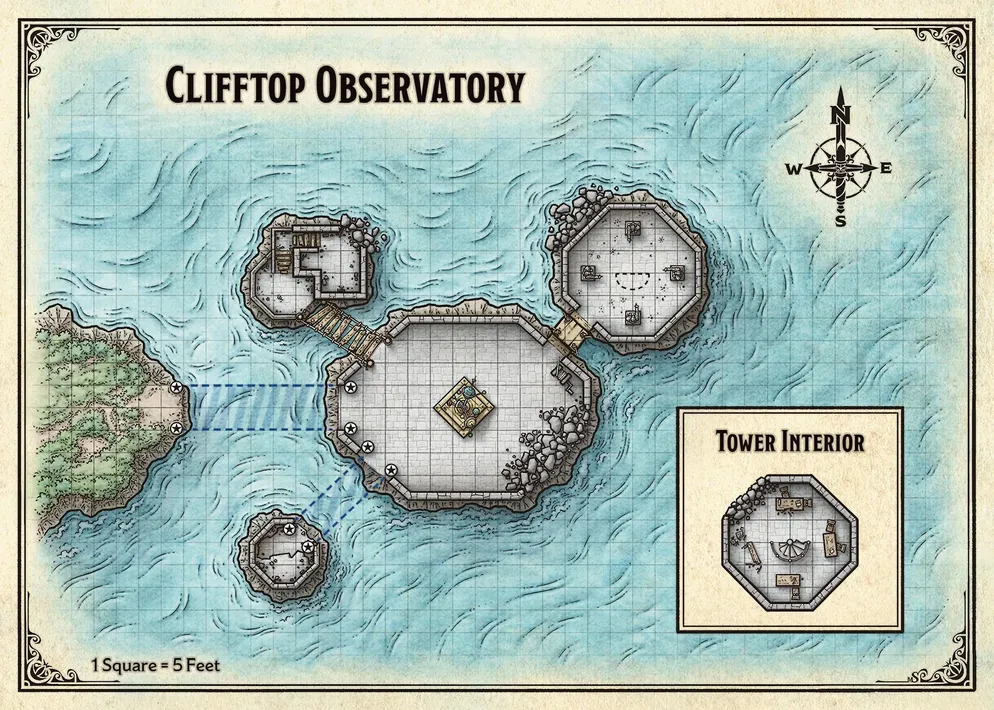
#> input picture grid-detector/map.webp, 994 x 710 px, shrunk from 1700 x 1214 before the run
$ python sobel_axis_edges.py
#> lines starting #> are read from the running program, lines starting #| are printed output that depends on the picture
# /// script
# requires-python = ">=3.9"
# dependencies = ["pillow", "numpy"]
# ///
"""Sobel edge detection, keeping only near-axis-aligned edges."""

from pathlib import Path
import numpy as np
from PIL import Image

INPUT = Path(__file__).parent / "map.webp"
OUTPUT = Path(__file__).parent / "map_sobel_axis.png"
OUTPUT_ALL = Path(__file__).parent / "map_sobel_all.png"
OUTPUT_BINARY = Path(__file__).parent / "map_sobel_axis_binary.png"

ANGLE_TOL_DEG = 5.0
MAG_PERCENTILE = 90


def conv2_same(image: np.ndarray, kernel: np.ndarray) -> np.ndarray:
    kh, kw = kernel.shape
    ph, pw = kh // 2, kw // 2
    padded = np.pad(image, ((ph, ph), (pw, pw)), mode="edge")
    H, W = image.shape
    out = np.zeros((H, W), dtype=np.float64)
    for i in range(kh):
        for j in range(kw):
            out += kernel[i, j] * padded[i : i + H, j : j + W]
    return out


def main() -> None:
    img = Image.open(INPUT).convert("L")
    arr = np.asarray(img, dtype=np.float64)

    Kx = np.array([[-1, 0, 1], [-2, 0, 2], [-1, 0, 1]], dtype=np.float64)
    Ky = np.array([[-1, -2, -1], [0, 0, 0], [1, 2, 1]], dtype=np.float64)

    Gx = conv2_same(arr, Kx)
#> in conv2_same, `padded = np.pad(image, ((ph, ph), (pw, pw)), mode="edge")`:
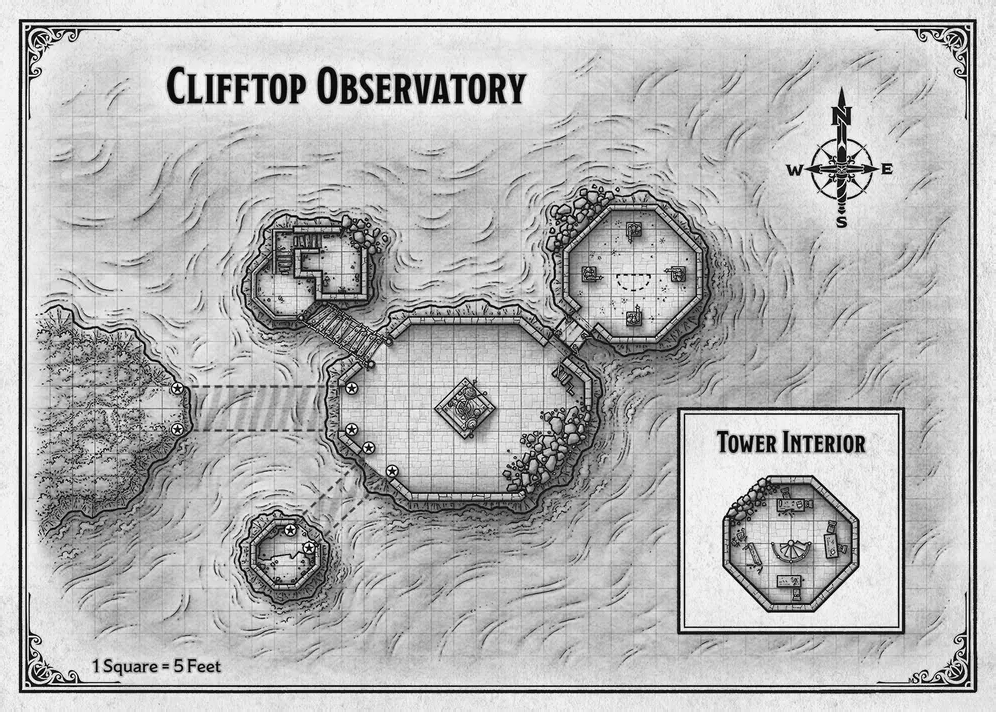
#> padded: shape (712, 996) float64; min 0, max 255, mean 180.7
    Gy = conv2_same(arr, Ky)
#> after the loop in conv2_same (call 2), `for i in range(kh):`:
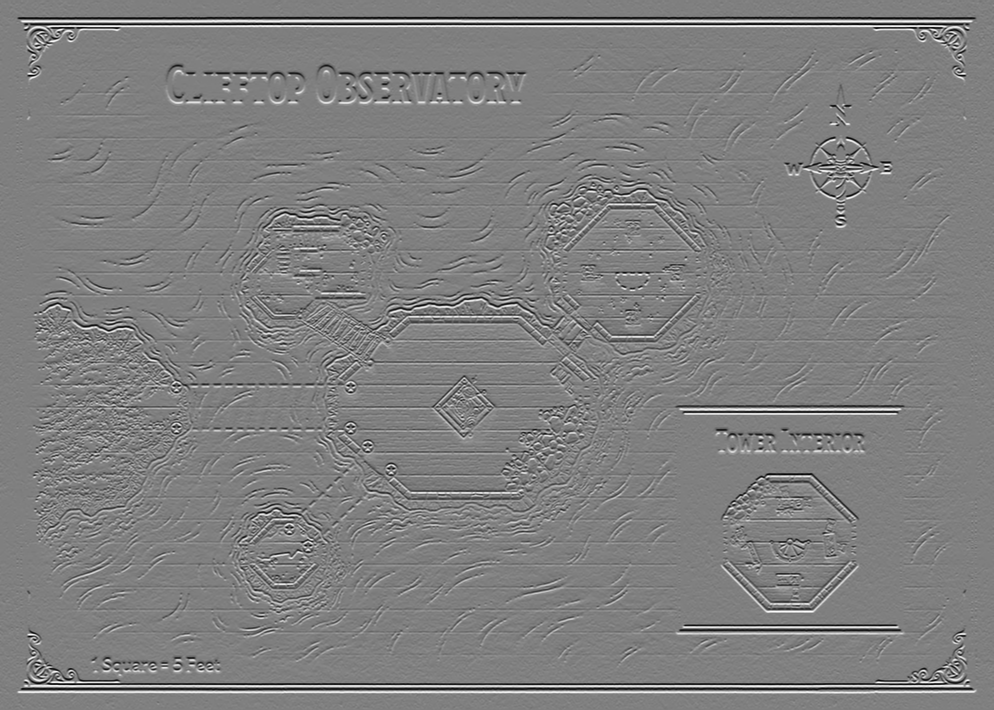
#> out: shape (710, 994) float64; min -993, max 989, mean -0.1; drawn with min black and max white

    magnitude = np.hypot(Gx, Gy)
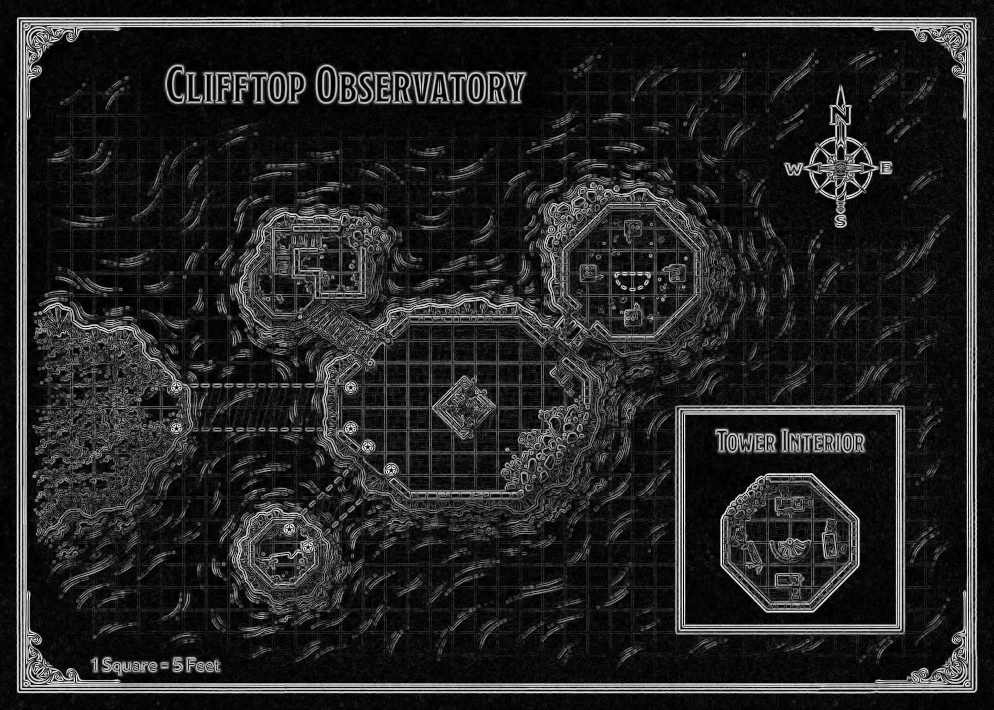
#> magnitude: shape (710, 994) float64; min 0, max 1014.1, mean 145.3; drawn with min black and max white

    mag_max = magnitude.max()
#> mag_max = 1014.1
    if mag_max > 0:
        all_scaled = (magnitude / mag_max * 255.0).clip(0, 255).astype(np.uint8)
    else:
        all_scaled = magnitude.astype(np.uint8)
    Image.fromarray(all_scaled, mode="L").save(OUTPUT_ALL)

    eps = 1e-8
    tol = np.tan(np.deg2rad(ANGLE_TOL_DEG))
    abs_x = np.abs(Gx)
    abs_y = np.abs(Gy)

    vertical_edge = (abs_y / (abs_x + eps)) < tol
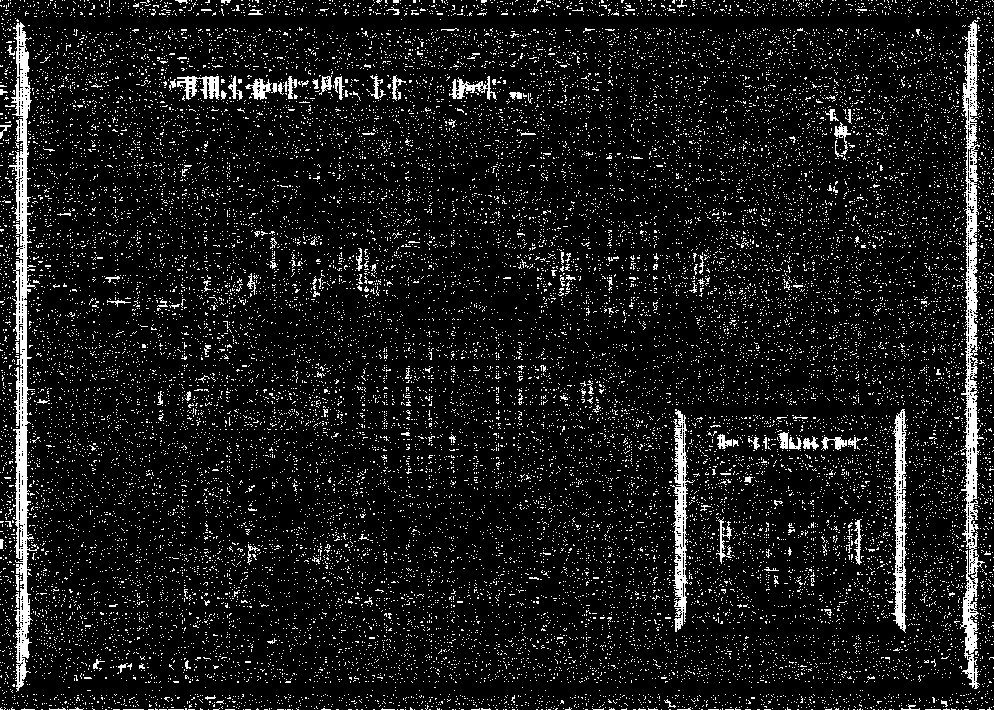
#> vertical_edge: shape (710, 994) bool; 9.5% white in thin lines or dots
    horizontal_edge = (abs_x / (abs_y + eps)) < tol
#> horizontal_edge: shape (710, 994) bool; 10.1% white in thin lines or dots
    axis_aligned = vertical_edge | horizontal_edge
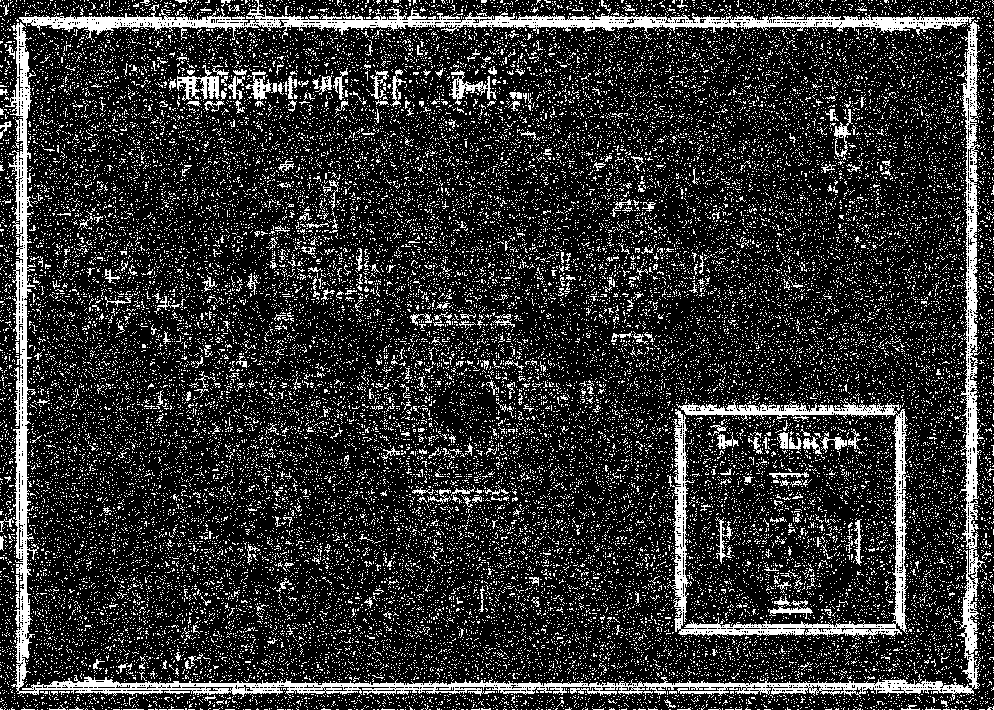
#> axis_aligned: shape (710, 994) bool; 19.2% white in thin lines or dots

    binary = np.where(axis_aligned, 255, 0).astype(np.uint8)
#> binary: shape (710, 994); 19.2% white in thin lines or dots
    Image.fromarray(binary, mode="L").save(OUTPUT_BINARY)

    mag_threshold = np.percentile(magnitude, MAG_PERCENTILE)
#> mag_threshold = 420.2
    strong = magnitude > mag_threshold
#> strong: shape (710, 994) bool; 10% white in thin lines or dots

    keep = axis_aligned & strong
#> keep: shape (710, 994) bool; 5.3% white in thin lines or dots
    filtered = np.where(keep, magnitude, 0.0)
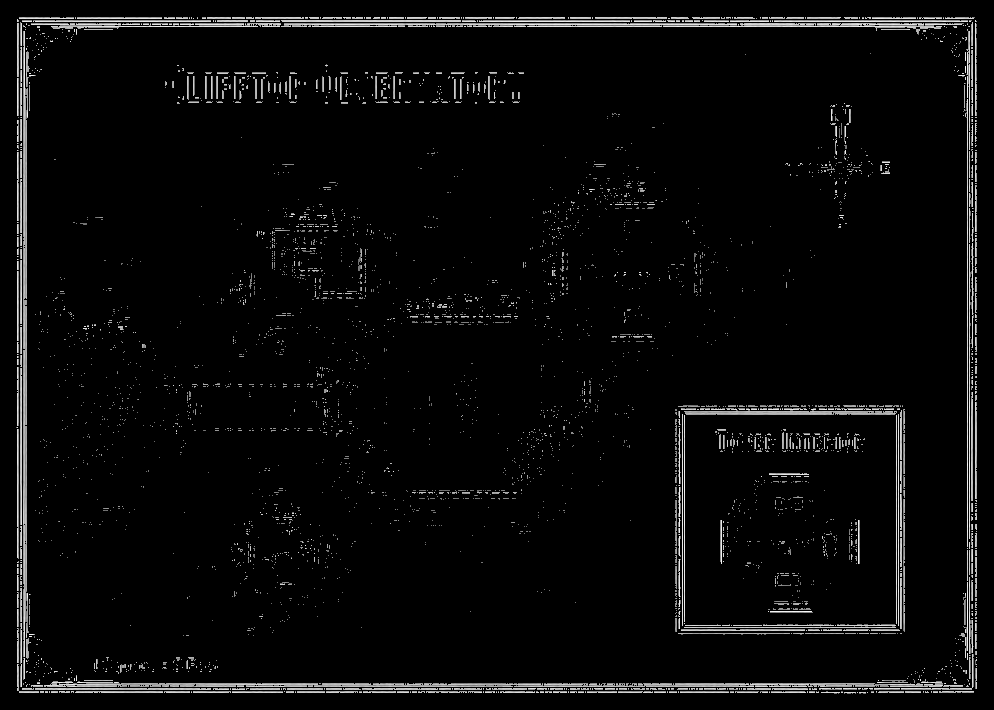
#> filtered: shape (710, 994) float64; min 0, max 1006, mean 36.9; drawn with min black and max white

    max_val = filtered.max()
#> max_val = 1006
    if max_val > 0:
        scaled = (filtered / max_val * 255.0).clip(0, 255).astype(np.uint8)
    else:
        scaled = filtered.astype(np.uint8)

    Image.fromarray(scaled, mode="L").save(OUTPUT)
    kept_pct = 100.0 * keep.sum() / keep.size
#> kept_pct = 5.26
    print(f"wrote {OUTPUT_ALL} (full Sobel magnitude)")
    print(f"wrote {OUTPUT_BINARY} (binary: axis-aligned orientation, magnitude ignored)")
    print(f"wrote {OUTPUT}")
    print(f"  size: {scaled.shape[1]}x{scaled.shape[0]}")
#|   size: 994x710
    print(f"  magnitude p{MAG_PERCENTILE} threshold: {mag_threshold:.1f}")
#|   magnitude p90 threshold: 420.2
    print(f"  angle tolerance: ±{ANGLE_TOL_DEG}°")
    print(f"  pixels kept: {keep.sum()} ({kept_pct:.2f}%)")
#|   pixels kept: 37153 (5.26%)


if __name__ == "__main__":
    main()
